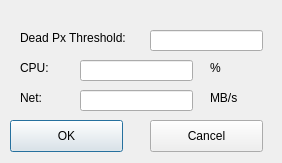
<?xml version="1.0" encoding="UTF-8"?>
<ui version="4.0">
 <class>adjustLimits</class>
 <widget class="QDialog" name="adjustLimits">
  <property name="geometry">
   <rect>
    <x>0</x>
    <y>0</y>
    <width>282</width>
    <height>163</height>
   </rect>
  </property>
  <property name="windowTitle">
   <string>Adjust Limits</string>
  </property>
  <widget class="QPushButton" name="okButton">
   <property name="geometry">
    <rect>
     <x>10</x>
     <y>120</y>
     <width>113</width>
     <height>32</height>
    </rect>
   </property>
   <property name="text">
    <string>OK</string>
   </property>
  </widget>
  <widget class="QPushButton" name="cancelButton">
   <property name="geometry">
    <rect>
     <x>150</x>
     <y>120</y>
     <width>113</width>
     <height>32</height>
    </rect>
   </property>
   <property name="text">
    <string>Cancel</string>
   </property>
  </widget>
  <widget class="QLabel" name="label">
   <property name="geometry">
    <rect>
     <x>20</x>
     <y>30</y>
     <width>131</width>
     <height>16</height>
    </rect>
   </property>
   <property name="text">
    <string>Dead Px Threshold:</string>
   </property>
  </widget>
  <widget class="QLabel" name="label_2">
   <property name="geometry">
    <rect>
     <x>20</x>
     <y>60</y>
     <width>51</width>
     <height>16</height>
    </rect>
   </property>
   <property name="text">
    <string>CPU:</string>
   </property>
  </widget>
  <widget class="QLabel" name="label_3">
   <property name="geometry">
    <rect>
     <x>20</x>
     <y>90</y>
     <width>41</width>
     <height>16</height>
    </rect>
   </property>
   <property name="text">
    <string>Net:</string>
   </property>
  </widget>
  <widget class="QLabel" name="label_4">
   <property name="geometry">
    <rect>
     <x>210</x>
     <y>60</y>
     <width>51</width>
     <height>16</height>
    </rect>
   </property>
   <property name="text">
    <string>%</string>
   </property>
  </widget>
  <widget class="QLabel" name="label_5">
   <property name="geometry">
    <rect>
     <x>210</x>
     <y>90</y>
     <width>51</width>
     <height>16</height>
    </rect>
   </property>
   <property name="text">
    <string>MB/s</string>
   </property>
  </widget>
  <widget class="QLineEdit" name="deadPxLimit">
   <property name="geometry">
    <rect>
     <x>150</x>
     <y>30</y>
     <width>113</width>
     <height>21</height>
    </rect>
   </property>
  </widget>
  <widget class="QLineEdit" name="cpuLimit">
   <property name="geometry">
    <rect>
     <x>80</x>
     <y>60</y>
     <width>113</width>
     <height>21</height>
    </rect>
   </property>
  </widget>
  <widget class="QLineEdit" name="netLimit">
   <property name="geometry">
    <rect>
     <x>80</x>
     <y>90</y>
     <width>113</width>
     <height>21</height>
    </rect>
   </property>
  </widget>
 </widget>
 <resources/>
 <connections/>
</ui>
